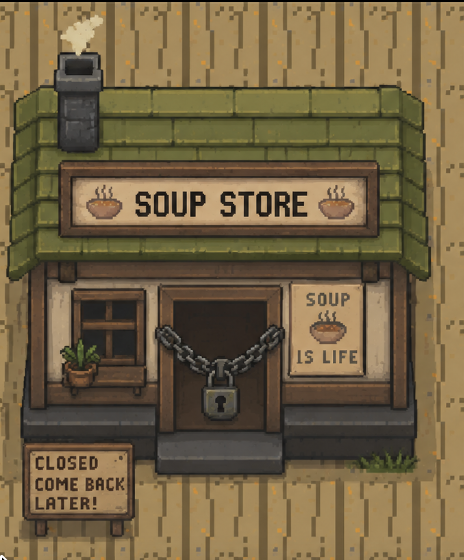
#> input picture image.png, 464 x 560 px
$ python bitcrunch.py image.png out.png 100 100
#> lines starting #> are read from the running program, lines starting #| are printed output that depends on the picture
from PIL import Image
import sys

# Usage:
# python bitcrunch.py input.png output.png 64 64

if len(sys.argv) != 5:
    print("Usage: python bitcrunch.py <input> <output> <width> <height>")
    sys.exit(1)

input_path = sys.argv[1]
output_path = sys.argv[2]

target_width = int(sys.argv[3])
target_height = int(sys.argv[4])

# Open image
img = Image.open(input_path)
#> img is the input picture: PIL image 464x560 RGBA; mean R, G, B, A 114.4, 98, 68, 255

# Shrink image permanently
bitcrunched = img.resize((target_width, target_height), Image.NEAREST)
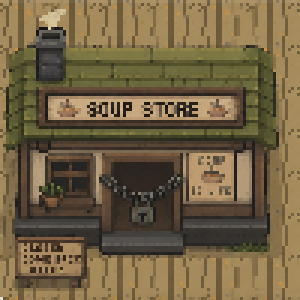
#> bitcrunched: PIL image 100x100 RGBA (shown 3 times larger); mean R, G, B, A 113.8, 97.6, 67.7, 255

# Save
bitcrunched.save(output_path)

print(f"Saved bitcrunched image to {output_path}")
print(f"New resolution: {target_width}x{target_height}")
